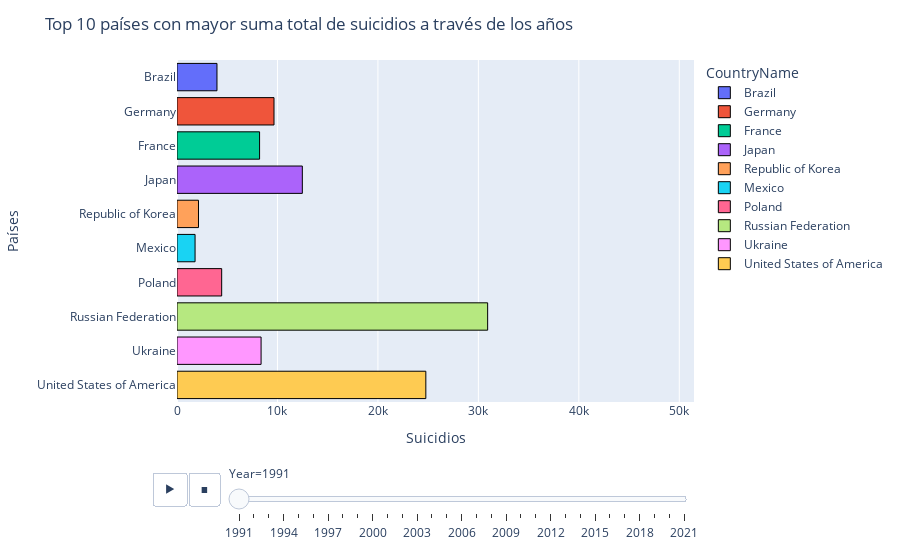

Write notebook code for a chart like this one.
### Code cell
sum_suicides_by_country = df.groupby('CountryName')['SuicideCount'].sum().reset_index()

top_10_countries = sum_suicides_by_country.nlargest(10, 'SuicideCount')

df_top_10 = df[df['CountryName'].isin(top_10_countries['CountryName'])]

fig = px.bar(df_top_10, 
             x='SuicideCount', 
             y='CountryName', 
             animation_frame='Year', 
             animation_group='CountryName', 
             hover_name='CountryName', 
             color='CountryName', 
             orientation='h',
             range_x=[0, df_top_10['SuicideCount'].max()])

fig.update_layout(title='Top 10 países con mayor suma total de suicidios a través de los años',
                  xaxis_title='Suicidios',
                  yaxis_title='Países')

fig.update_traces(marker=dict(line=dict(width=1, color='black')))

fig.show()

### Figure 1 — Plotly figure (JSON) as saved in the notebook; plotly's stock layout.template omitted (floating-point values rounded to 4 significant figures)
{"data": [{"alignmentgroup": "True", "hovertemplate": "<b>%{hovertext}</b><br><br>CountryName=%{y}<br>Year=1991<br>SuicideCount=%{x}<extra></extra>", "hovertext": ["Brazil", "Brazil"], "ids": ["Brazil", "Brazil"], "legendgroup": "Brazil", "marker": {"color": "#636efa", "line": {"color": "black", "width": 1}, "pattern": {"shape": ""}}, "name": "Brazil", "offsetgroup": "Brazil", "orientation": "h", "showlegend": true, "textposition": "auto", "type": "bar", "x": [3980, 1202], "xaxis": "x", "y": ["Brazil", "Brazil"], "yaxis": "y"}, {"alignmentgroup": "True", "hovertemplate": "<b>%{hovertext}</b><br><br>CountryName=%{y}<br>Year=1991<br>SuicideCount=%{x}<extra></extra>", "hovertext": ["Germany", "Germany"], "ids": ["Germany", "Germany"], "legendgroup": "Germany", "marker": {"color": "#EF553B", "line": {"color": "black", "width": 1}, "pattern": {"shape": ""}}, "name": "Germany", "offsetgroup": "Germany", "orientation": "h", "showlegend": true, "textposition": "auto", "type": "bar", "x": [9656, 4354], "xaxis": "x", "y": ["Germany", "Germany"], "yaxis": "y"}, {"alignmentgroup": "True", "hovertemplate": "<b>%{hovertext}</b><br><br>CountryName=%{y}<br>Year=1991<br>SuicideCount=%{x}<extra></extra>", "hovertext": ["France", "France"], "ids": ["France", "France"], "legendgroup": "France", "marker": {"color": "#00cc96", "line": {"color": "black", "width": 1}, "pattern": {"shape": ""}}, "name": "France", "offsetgroup": "France", "orientation": "h", "showlegend": true, "textposition": "auto", "type": "bar", "x": [8221, 3281], "xaxis": "x", "y": ["France", "France"], "yaxis": "y"}, {"alignmentgroup": "True", "hovertemplate": "<b>%{hovertext}</b><br><br>CountryName=%{y}<br>Year=1991<br>SuicideCount=%{x}<extra></extra>", "hovertext": ["Japan", "Japan"], "ids": ["Japan", "Japan"], "legendgroup": "Japan", "marker": {"color": "#ab63fa", "line": {"color": "black", "width": 1}, "pattern": {"shape": ""}}, "name": "Japan", "offsetgroup": "Japan", "orientation": "h", "showlegend": true, "textposition": "auto", "type": "bar", "x": [12477, 7398], "xaxis": "x", "y": ["Japan", "Japan"], "yaxis": "y"}, {"alignmentgroup": "True", "hovertemplate": "<b>%{hovertext}</b><br><br>CountryName=%{y}<br>Year=1991<br>SuicideCount=%{x}<extra></extra>", "hovertext": ["Republic of Korea", "Republic of Korea"], "ids": ["Republic of Korea", "Republic of Korea"], "legendgroup": "Republic of Korea", "marker": {"color": "#FFA15A", "line": {"color": "black", "width": 1}, "pattern": {"shape": ""}}, "name": "Republic of Korea", "offsetgroup": "Republic of Korea", "orientation": "h", "showlegend": true, "textposition": "auto", "type": "bar", "x": [2139, 930], "xaxis": "x", "y": ["Republic of Korea", "Republic of Korea"], "yaxis": "y"}, {"alignmentgroup": "True", "hovertemplate": "<b>%{hovertext}</b><br><br>CountryName=%{y}<br>Year=1991<br>SuicideCount=%{x}<extra></extra>", "hovertext": ["Mexico", "Mexico"], "ids": ["Mexico", "Mexico"], "legendgroup": "Mexico", "marker": {"color": "#19d3f3", "line": {"color": "black", "width": 1}, "pattern": {"shape": ""}}, "name": "Mexico", "offsetgroup": "Mexico", "orientation": "h", "showlegend": true, "textposition": "auto", "type": "bar", "x": [1799, 315], "xaxis": "x", "y": ["Mexico", "Mexico"], "yaxis": "y"}, {"alignmentgroup": "True", "hovertemplate": "<b>%{hovertext}</b><br><br>CountryName=%{y}<br>Year=1991<br>SuicideCount=%{x}<extra></extra>", "hovertext": ["Poland", "Poland"], "ids": ["Poland", "Poland"], "legendgroup": "Poland", "marker": {"color": "#FF6692", "line": {"color": "black", "width": 1}, "pattern": {"shape": ""}}, "name": "Poland", "offsetgroup": "Poland", "orientation": "h", "showlegend": true, "textposition": "auto", "type": "bar", "x": [4448, 868], "xaxis": "x", "y": ["Poland", "Poland"], "yaxis": "y"}, {"alignmentgroup": "True", "hovertemplate": "<b>%{hovertext}</b><br><br>CountryName=%{y}<br>Year=1991<br>SuicideCount=%{x}<extra></extra>", "hovertext": ["Russian Federation", "Russian Federation"], "ids": ["Russian Federation", "Russian Federation"], "legendgroup": "Russian Federation", "marker": {"color": "#B6E880", "line": {"color": "black", "width": 1}, "pattern": {"shape": ""}}, "name": "Russian Federation", "offsetgroup": "Russian Federation", "orientation": "h", "showlegend": true, "textposition": "auto", "type": "bar", "x": [30923, 8465], "xaxis": "x", "y": ["Russian Federation", "Russian Federation"], "yaxis": "y"}, {"alignmentgroup": "True", "hovertemplate": "<b>%{hovertext}</b><br><br>CountryName=%{y}<br>Year=1991<br>SuicideCount=%{x}<extra></extra>", "hovertext": ["Ukraine", "Ukraine"], "ids": ["Ukraine", "Ukraine"], "legendgroup": "Ukraine", "marker": {"color": "#FF97FF", "line": {"color": "black", "width": 1}, "pattern": {"shape": ""}}, "name": "Ukraine", "offsetgroup": "Ukraine", "orientation": "h", "showlegend": true, "textposition": "auto", "type": "bar", "x": [8371, 2372], "xaxis": "x", "y": ["Ukraine", "Ukraine"], "yaxis": "y"}, {"alignmentgroup": "True", "hovertemplate": "<b>%{hovertext}</b><br><br>CountryName=%{y}<br>Year=1991<br>SuicideCount=%{x}<extra></extra>", "hovertext": ["United States of America", "United States of America"], "ids": ["United States of America", "United States of America"], "legendgroup": "United States of America", "marker": {"color": "#FECB52", "line": {"color": "black", "width": 1}, "pattern": {"shape": ""}}, "name": "United States of America", "offsetgroup": "United States of America", "orientation": "h", "showlegend": true, "textposition": "auto", "type": "bar", "x": [24769, 6041], "xaxis": "x", "y": ["United States of America", "United States of America"], "yaxis": "y"}], "layout": {"barmode": "relative", "legend": {"title": {"text": "CountryName"}, "tracegroupgap": 0}, "margin": {"t": 60}, "sliders": [{"active": 0, "currentvalue": {"prefix": "Year="}, "len": 0.9, "pad": {"b": 10, "t": 60}, "steps": [{"args": [["1991"], {"frame": {"duration": 0, "redraw": true}, "fromcurrent": true, "mode": "immediate", "transition": {"duration": 0, "easing": "linear"}}], "label": "1991", "method": "animate"}, {"args": [["1992"], {"frame": {"duration": 0, "redraw": true}, "fromcurrent": true, "mode": "immediate", "transition": {"duration": 0, "easing": "linear"}}], "label": "1992", "method": "animate"}, {"args": [["1993"], {"frame": {"duration": 0, "redraw": true}, "fromcurrent": true, "mode": "immediate", "transition": {"duration": 0, "easing": "linear"}}], "label": "1993", "method": "animate"}, {"args": [["1994"], {"frame": {"duration": 0, "redraw": true}, "fromcurrent": true, "mode": "immediate", "transition": {"duration": 0, "easing": "linear"}}], "label": "1994", "method": "animate"}, {"args": [["1995"], {"frame": {"duration": 0, "redraw": true}, "fromcurrent": true, "mode": "immediate", "transition": {"duration": 0, "easing": "linear"}}], "label": "1995", "method": "animate"}, {"args": [["1996"], {"frame": {"duration": 0, "redraw": true}, "fromcurrent": true, "mode": "immediate", "transition": {"duration": 0, "easing": "linear"}}], "label": "1996", "method": "animate"}, {"args": [["1997"], {"frame": {"duration": 0, "redraw": true}, "fromcurrent": true, "mode": "immediate", "transition": {"duration": 0, "easing": "linear"}}], "label": "1997", "method": "animate"}, {"args": [["1998"], {"frame": {"duration": 0, "redraw": true}, "fromcurrent": true, "mode": "immediate", "transition": {"duration": 0, "easing": "linear"}}], "label": "1998", "method": "animate"}, {"args": [["1999"], {"frame": {"duration": 0, "redraw": true}, "fromcurrent": true, "mode": "immediate", "transition": {"duration": 0, "easing": "linear"}}], "label": "1999", "method": "animate"}, {"args": [["2000"], {"frame": {"duration": 0, "redraw": true}, "fromcurrent": true, "mode": "immediate", "transition": {"duration": 0, "easing": "linear"}}], "label": "2000", "method": "animate"}, {"args": [["2001"], {"frame": {"duration": 0, "redraw": true}, "fromcurrent": true, "mode": "immediate", "transition": {"duration": 0, "easing": "linear"}}], "label": "2001", "method": "animate"}, {"args": [["2002"], {"frame": {"duration": 0, "redraw": true}, "fromcurrent": true, "mode": "immediate", "transition": {"duration": 0, "easing": "linear"}}], "label": "2002", "method": "animate"}, {"args": [["2003"], {"frame": {"duration": 0, "redraw": true}, "fromcurrent": true, "mode": "immediate", "transition": {"duration": 0, "easing": "linear"}}], "label": "2003", "method": "animate"}, {"args": [["2004"], {"frame": {"duration": 0, "redraw": true}, "fromcurrent": true, "mode": "immediate", "transition": {"duration": 0, "easing": "linear"}}], "label": "2004", "method": "animate"}, {"args": [["2005"], {"frame": {"duration": 0, "redraw": true}, "fromcurrent": true, "mode": "immediate", "transition": {"duration": 0, "easing": "linear"}}], "label": "2005", "method": "animate"}, {"args": [["2006"], {"frame": {"duration": 0, "redraw": true}, "fromcurrent": true, "mode": "immediate", "transition": {"duration": 0, "easing": "linear"}}], "label": "2006", "method": "animate"}, {"args": [["2007"], {"frame": {"duration": 0, "redraw": true}, "fromcurrent": true, "mode": "immediate", "transition": {"duration": 0, "easing": "linear"}}], "label": "2007", "method": "animate"}, {"args": [["2008"], {"frame": {"duration": 0, "redraw": true}, "fromcurrent": true, "mode": "immediate", "transition": {"duration": 0, "easing": "linear"}}], "label": "2008", "method": "animate"}, {"args": [["2009"], {"frame": {"duration": 0, "redraw": true}, "fromcurrent": true, "mode": "immediate", "transition": {"duration": 0, "easing": "linear"}}], "label": "2009", "method": "animate"}, {"args": [["2010"], {"frame": {"duration": 0, "redraw": true}, "fromcurrent": true, "mode": "immediate", "transition": {"duration": 0, "easing": "linear"}}], "label": "2010", "method": "animate"}, {"args": [["2011"], {"frame": {"duration": 0, "redraw": true}, "fromcurrent": true, "mode": "immediate", "transition": {"duration": 0, "easing": "linear"}}], "label": "2011", "method": "animate"}, {"args": [["2012"], {"frame": {"duration": 0, "redraw": true}, "fromcurrent": true, "mode": "immediate", "transition": {"duration": 0, "easing": "linear"}}], "label": "2012", "method": "animate"}, {"args": [["2013"], {"frame": {"duration": 0, "redraw": true}, "fromcurrent": true, "mode": "immediate", "transition": {"duration": 0, "easing": "linear"}}], "label": "2013", "method": "animate"}, {"args": [["2014"], {"frame": {"duration": 0, "redraw": true}, "fromcurrent": true, "mode": "immediate", "transition": {"duration": 0, "easing": "linear"}}], "label": "2014", "method": "animate"}, {"args": [["2015"], {"frame": {"duration": 0, "redraw": true}, "fromcurrent": true, "mode": "immediate", "transition": {"duration": 0, "easing": "linear"}}], "label": "2015", "method": "animate"}, {"args": [["2016"], {"frame": {"duration": 0, "redraw": true}, "fromcurrent": true, "mode": "immediate", "transition": {"duration": 0, "easing": "linear"}}], "label": "2016", "method": "animate"}, {"args": [["2017"], {"frame": {"duration": 0, "redraw": true}, "fromcurrent": true, "mode": "immediate", "transition": {"duration": 0, "easing": "linear"}}], "label": "2017", "method": "animate"}, {"args": [["2018"], {"frame": {"duration": 0, "redraw": true}, "fromcurrent": true, "mode": "immediate", "transition": {"duration": 0, "easing": "linear"}}], "label": "2018", "method": "animate"}, {"args": [["2019"], {"frame": {"duration": 0, "redraw": true}, "fromcurrent": true, "mode": "immediate", "transition": {"duration": 0, "easing": "linear"}}], "label": "2019", "method": "animate"}, {"args": [["2020"], {"frame": {"duration": 0, "redraw": true}, "fromcurrent": true, "mode": "immediate", "transition": {"duration": 0, "easing": "linear"}}], "label": "2020", "method": "animate"}, {"args": [["2021"], {"frame": {"duration": 0, "redraw": true}, "fromcurrent": true, "mode": "immediate", "transition": {"duration": 0, "easing": "linear"}}], "label": "2021", "method": "animate"}], "x": 0.1, "xanchor": "left", "y": 0, "yanchor": "top"}], "title": {"text": "Top 10 países con mayor suma total de suicidios a través de los años"}, "updatemenus": [{"buttons": [{"args": [null, {"frame": {"duration": 500, "redraw": true}, "fromcurrent": true, "mode": "immediate", "transition": {"duration": 500, "easing": "linear"}}], "label": "&#9654;", "method": "animate"}, {"args": [[null], {"frame": {"duration": 0, "redraw": true}, "fromcurrent": true, "mode": "immediate", "transition": {"duration": 0, "easing": "linear"}}], "label": "&#9724;", "method": "animate"}], "direction": "left", "pad": {"r": 10, "t": 70}, "showactive": false, "type": "buttons", "x": 0.1, "xanchor": "right", "y": 0, "yanchor": "top"}], "xaxis": {"anchor": "y", "domain": [0, 1], "range": [0, 51464], "title": {"text": "Suicidios"}}, "yaxis": {"anchor": "x", "categoryarray": ["United States of America", "Ukraine", "Russian Federation", "Poland", "Mexico", "Republic of Korea", "Japan", "France", "Germany", "Brazil"], "categoryorder": "array", "domain": [0, 1], "title": {"text": "Países"}}}}
